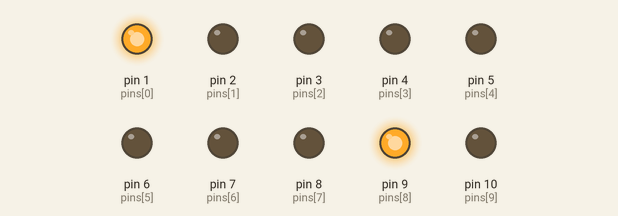
The sketch below on a simulated Arduino Uno, built with avr-gcc and run on an emulated ATmega328P. Shown: output pins drawn as LEDs (lit = HIGH). Random numbers use the default seed unless the sketch sets one.

Above: at 0.05 s.
At 5.5 s:
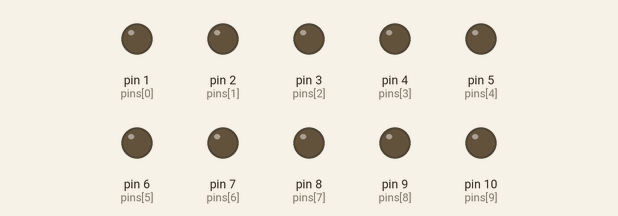
At 11.25 s:
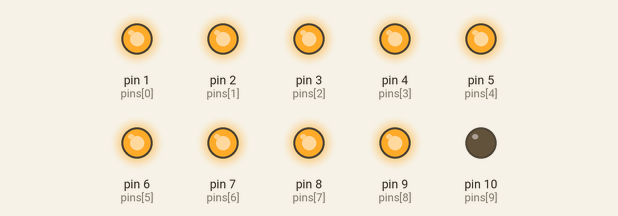
At 16.95 s:
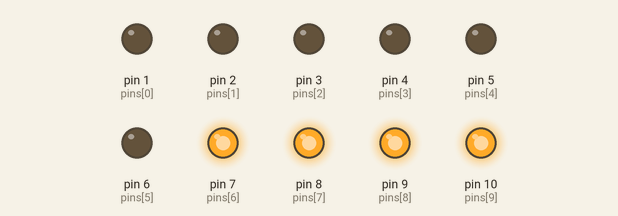
At 28.45 s:
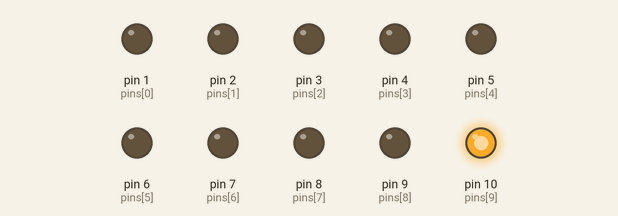
At 39.86 s:
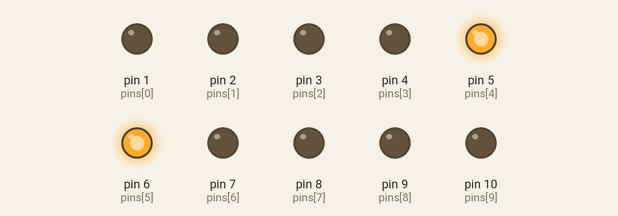
Timing chart, 0 to 40.0 s (numbered marks = the images above):
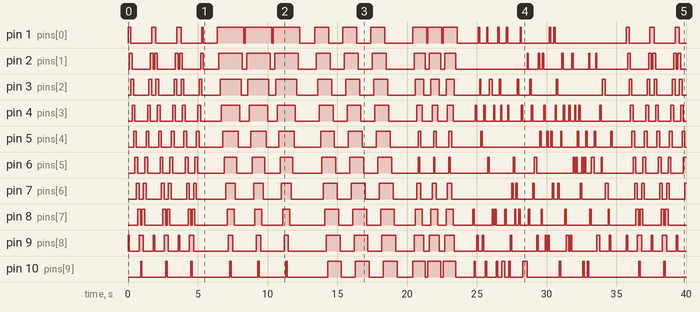

Measured:
- by itself, pin 1 (pins[0]): LOW → HIGH at 0.00 s, → LOW 0.20 s later, → HIGH 1.5 s later, → LOW 0.30 s later, … (46 changes in this stretch)
- by itself, pin 2 (pins[1]): LOW → HIGH at 0.10 s, → LOW 0.20 s later, → HIGH 1.3 s later, → LOW 0.20 s later, … (54 changes in this stretch)
- by itself, pin 3 (pins[2]): LOW → HIGH at 0.20 s, → LOW 0.20 s later, → HIGH 1.1 s later, → LOW 0.20 s later, … (54 changes in this stretch)
- by itself, pin 4 (pins[3]): LOW → HIGH at 0.30 s, → LOW 0.20 s later, → HIGH 0.90 s later, → LOW 0.20 s later, … (68 changes in this stretch)
- by itself, pin 5 (pins[4]): LOW → HIGH at 0.40 s, → LOW 0.20 s later, → HIGH 0.70 s later, → LOW 0.20 s later, … (58 changes in this stretch)
- by itself, pin 6 (pins[5]): LOW → HIGH at 0.50 s, → LOW 0.20 s later, → HIGH 0.50 s later, → LOW 0.20 s later, … (57 changes in this stretch)
- by itself, pin 7 (pins[6]): LOW → HIGH at 0.60 s, → LOW 0.20 s later, → HIGH 0.30 s later, → LOW 0.20 s later, … (53 changes in this stretch)
- by itself, pin 8 (pins[7]): LOW → HIGH at 0.70 s, → LOW 0.20 s later, → HIGH 0.10 s later, → LOW 0.20 s later, … (60 changes in this stretch)

The sketch:

multy_pattern.ino
```cpp
//Arduino for Beginner
//Assignment 2 - Led Patterns

int pins[] = {1, 2, 3, 4, 5, 6, 7, 8, 9, 10}; //Array for 10 LEDS
int t = 100; // delay time
int i = 0;
int x = 0;
int interval = 5000;
int y = 0;
int j = 0;

void setup() {
  for (i = 0; i < 10; i++) {
    pinMode(pins[i], OUTPUT);
  }
}

void loop() {
  for (y = 0; y < 3; y++) {
    pattern1();
  }
  delay(1000);
  for (y = 0; y < 3; y++) {
    pattern2();
  }
  delay(1000);
  for (y = 0; y < 3; y++) {
    pattern3();
  }
  delay(1000);
  for (y = 0; y < 3; y++) {
    pattern4();
  }
  delay(1000);
  for (y = 0; y < 100; y++) {
    pattern5();
  }
  delay(1000);
}

void pattern1() {
  for (i = 0; i < 10; i++) {
    x = i - 1;
    digitalWrite(pins[i], 1);
    digitalWrite(pins[x], 1);
    delay(t);
    digitalWrite(pins[i], 0);
    digitalWrite(pins[x], 0);
  }
  for (i = 8; i > 0; i--) {
    x = i - 1;
    digitalWrite(pins[i], 1);
    digitalWrite(pins[x], 1);
    delay(t);
    digitalWrite(pins[i], 0);
    digitalWrite(pins[x], 0);
  }
}
void pattern2() {
  for (i = 0; i < 10; i++) {
    digitalWrite(pins[i], 1);
    delay(t);
  }
  for (i = 9; i > -1; i--) {
    digitalWrite(pins[i], 0);
    delay(t);
  }
}

void pattern3() {
  for (i = 0; i < 10; i++) {

    digitalWrite(pins[i], 1);
    delay(t);
  }
  for (i = 0; i < 10; i++) {
    digitalWrite(pins[i], 0);
    delay(t);
  }
}

void pattern4() {
  j = 9;
  for (i = 0; i < 5; i++) {
    digitalWrite(pins[j], 1);
    digitalWrite(pins[i], 1);
    j--;
    delay(t);

  }

  j = 5;
  for (i = 5; i > -1; i--) {
    digitalWrite(pins[j], 0);
    digitalWrite(pins[i], 0);
    j++;
    delay(t);

  }
}

void pattern5() {
  i = random(0, 10);
  digitalWrite(pins[i], 1);
  delay(t);
  digitalWrite(pins[i], 0);
}
```
